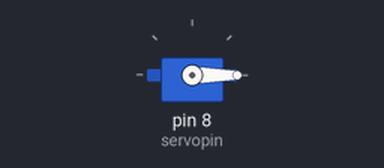
Simulated run of this sketch. Board: Arduino Uno, built with avr-gcc and run on an emulated ATmega328P. On the bench: servo.

Above: at 0.05 s.
At 1.5 s:
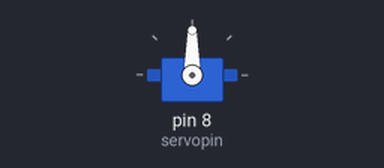
At 3.0 s:
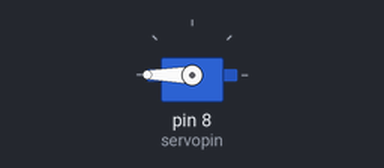
Timing chart, 0 to 6.9 s (numbered marks = the images above):
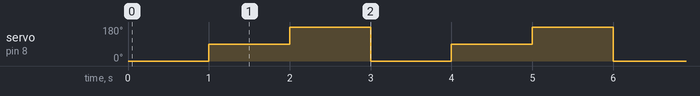

The sketch:

servo.ino
```cpp
#include "Servo.h"
int servopin=8;

Servo s;

void setup()
  {
    s.attach(servopin);
  }
void loop()
  {
   s.write(0);
   delay(1000);
   s.write(90);
   delay(1000);
   s.write(180);
   delay(1000);
  }


  
```

Measured:
- by itself, servo on pin 8 (servopin): repeats every 3.0 s: 180° 1.0 s, 0° 1.0 s, 90° 1.0 s
